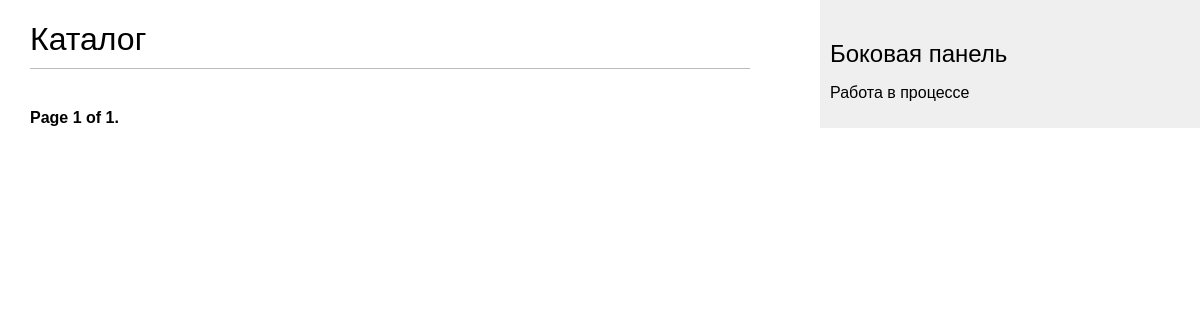
The page /lms/ on the database as committed earlier.
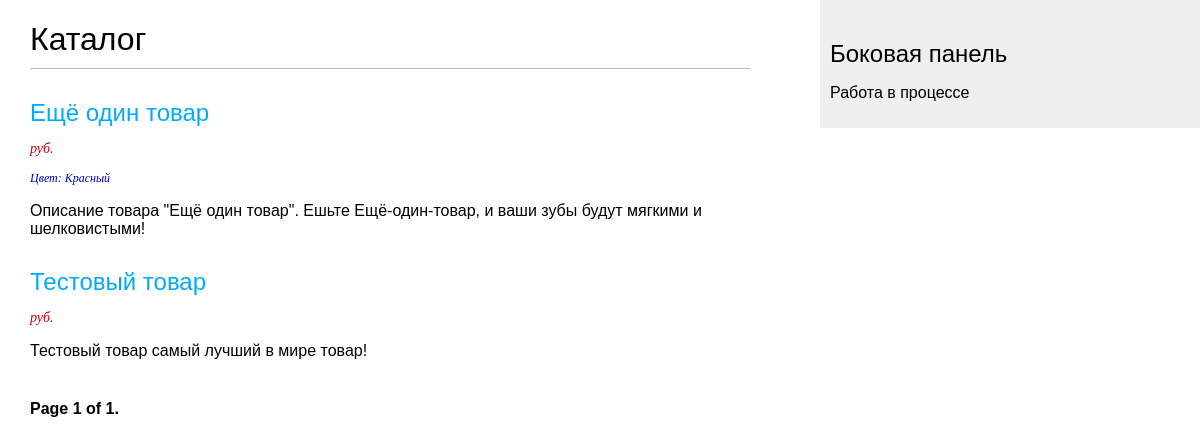
The same page on the database as committed later.
### lms/models.py (models this page shows, shortened)
class DbItem(models.Model):
    created_at = models.DateTimeField(auto_now_add=True)
    updated_at = models.DateTimeField(auto_now=True)
    class Meta:
        abstract: bool = True

class Product(DbItem):
    article = models.CharField(primary_key=True, max_length=250)                                            # внутренний артикул, он же идентификатор
    title = models.CharField(max_length=500)                                                                # название
    description = models.TextField(null=True, blank=True)                                                   # описание
    color = models.CharField(max_length=250, null=True, blank=True)                                         # цвет
    actual_price = MoneyField(max_digits=14, decimal_places=2, default_currency='RUR')                      # цена
    old_price = MoneyField(max_digits=14, decimal_places=2, default_currency='RUR', null=True, blank=True)  # старая цена (до акции), null -- нет акции
    sales_quantity = models.BigIntegerField(default=0)                                                      # количество продаж
    published_at = models.DateTimeField(null=True, blank=True, default=timezone.now)                        # время публикации(опубликован, если published_at < now())
    categories = models.ManyToManyField(Category, related_name="products")                                  # категории
    objects = models.Manager()
    published = PublishedManager()
    class Meta:
        ordering = ["title"]
        indexes = [models.Index(fields=["title"])]

### lms/views.py (the view)
# urls.py: path('', IndexView.as_view(), name='index'),
class IndexView(ListView):
    queryset = Product.published.all()
    context_object_name = 'products'
    paginate_by = 3
    template_name = 'lms/catalogue/list.html'

### lms/templates/lms/catalogue/list.html (shortened to what this page needs)
{% extends "lms/base.html" %}
{% block content %}
  <h1>Каталог</h1>
  {% for product in products %}
    <h2>
      <a href="{{ product.get_absolute_url }}">
        {{ product.title }}
      </a>
    </h2>
    <p class="price">{{ product.actual_price.amount }} руб.</p>
    {% if product.color %}
    <p class="product_color">Цвет: {{ product.color }}</p>
    {% endif %}
    <p class="description">{{ product.description | truncatewords:30 | linebreaks }}</p>
  {% endfor %}
  {% include "pagination.html" with page=page_obj %}
{% endblock %}
{% block right_side_bar %}
  <h2>Боковая панель</h2>
  <p>Работа в процессе</p>
{% endblock %}

### lms/templates/lms/base.html (shortened to what this page needs)
{% load static %}
<!DOCTYPE html>
<html>
<head>
  <link href="{% static "css/lms.css" %}" rel="stylesheet">
</head>
<body>
  <div id="content">
    {% block content %}
    {% endblock %}
  </div>
  <div id="sidebar">
    {% block right_side_bar %}
    {% endblock %}
  </div>
</body>
</html>

### lms/templates/pagination.html (shortened to what this page needs)
<div class="pagination">
  <span class="step-links">
    <span class="current">
      Page {{ page.number }} of {{ page.paginator.num_pages }}.
    </span>
  </span>
</div>

### lms/static/css/lms.css (style rules this page uses)
body { margin:0; padding:0; font-family:helvetica, sans-serif; }
a { color:#00abff; text-decoration:none; }
h1 { font-weight:normal; border-bottom:1px solid #bbb; padding:0 0 10px 0; }
h2 { font-weight:normal; margin:30px 0 0; }
#content { float:left; width:60%; padding:0 0 0 30px; }
#sidebar { float:right; width:30%; padding:10px; background:#efefef; height:100%; }
p.price { color:#c00; font-family: georgia, serif; font-size: 14px; font-style: italic; }
p.description { color:#ccc; font-family: georgia, serif; font-size: 12px; font-style: italic; }
p.product_color { color:#00c; font-family: georgia, serif; font-size: 12px; font-style: italic; }
.pagination { margin:40px 0; font-weight:bold; }

Rows that differ between the two databases and show on the page:
added Product: title "Ещё один товар", color "Красный", description "Описание товара \"Ещё один товар\". Ешьте Ещё-один-товар, и ваши зубы будут мягкими и шелковистыми!"
added Product: title "Тестовый товар", description "Тестовый товар самый лучший в мире товар!"
